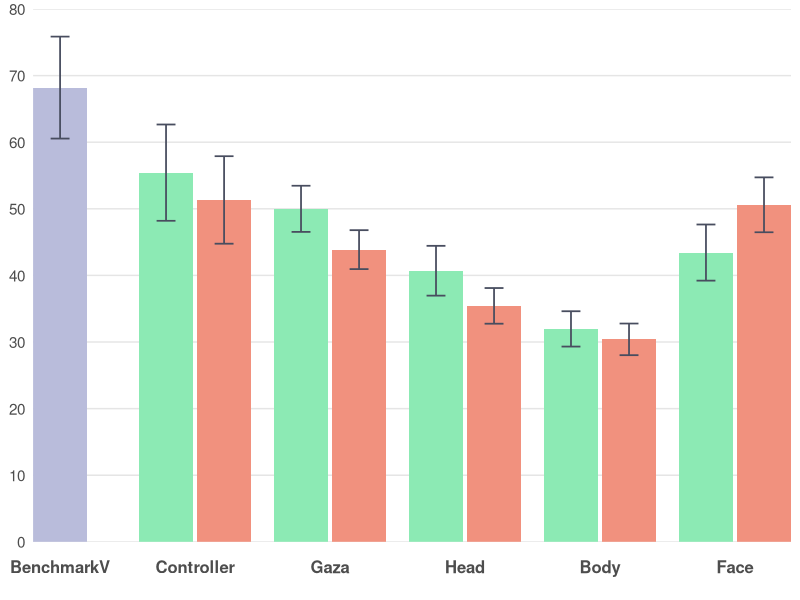
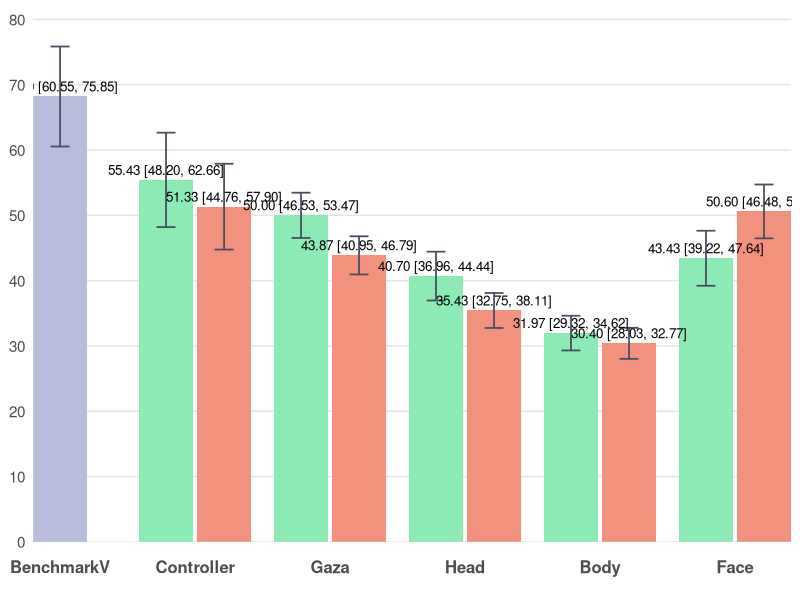

Generate these figures, in order, with R:
# ================= Packages =================
if (!require(ggplot2)) install.packages("ggplot2")
library(ggplot2)

# ================= Data =================
bench_mean <- 68.20; bench_sd <- 20.50

dat <- data.frame(
  Category = c("BenchmarkV",
               "Controller","Controller",
               "Gaza","Gaza",
               "Head","Head",
               "Body","Body",
               "Face","Face"),
  slot     = c("C",
               "L","R",
               "L","R",
               "L","R",
               "L","R",
               "L","R"),
  series   = c("BenchmarkV",
               "Easy","Hard",
               "Easy","Hard",
               "Easy","Hard",
               "Easy","Hard",
               "Easy","Hard"),
  mean     = c(bench_mean,
               55.43, 51.33,
               50.00, 43.87,
               40.70, 35.43,
               31.97, 30.40,
               43.43, 50.60),
  sd       = c(bench_sd,
               19.36, 17.59,
               9.28,  7.82,
               10.01, 7.17,
               7.11,  6.36,
               11.28, 11.04),
  stringsAsFactors = FALSE
)

# 固定横轴顺序
dat$Category <- factor(dat$Category,
  levels = c("BenchmarkV","Controller","Gaza","Head","Body","Face"))
dat$slot   <- factor(dat$slot, levels = c("L","C","R"))
dat$series <- factor(dat$series, levels = c("Easy","BenchmarkV","Hard"))

# ================= 手动定位（确保居中+相邻柱体有间距） =================
# 以每个类目的中心为整数(1,2,3,...)，在左右各偏移 delta；两柱宽度为 bar_w
group_w <- 0.8               # 每个类目总体占宽（<1 避免挤到相邻类目）
bar_w   <- group_w / 2       # 0.4  柱体宽度保持不变
delta   <- group_w / 4       # 0.2  基础偏移
gap     <- 0.03              # 相邻柱体间距（几个像素）

# 对于非BenchmarkV类别，L和R之间增加间距
offset_map <- c(L = -delta - gap/2, C = 0, R = +delta + gap/2)

x_base <- as.numeric(dat$Category)
dat$x  <- x_base + unname(offset_map[as.character(dat$slot)])

# ================= 配色方案 =================
col_easy  <- "#8CEAB4"      # Easy
col_hard  <- "#F1917E"      # Hard
col_bench <- "#B9BCDB"      # BenchmarkV

err_col   <- "#484D5F"

theme_base <- theme_minimal(base_size = 13) +
  theme(
    legend.position    = "none",
    panel.background   = element_rect(fill = "#FFFFFF", color = NA),  # 白底
    plot.background    = element_rect(fill = "#FFFFFF", color = NA),  # 白底
    panel.grid.major   = element_blank(),  # 去除所有网格线
    panel.grid.minor   = element_blank(),  # 去除所有网格线
    panel.grid.major.x = element_blank(),
    panel.grid.minor.x = element_blank(),
    panel.grid.major.y = element_blank(),
    panel.grid.minor.y = element_blank(),
    axis.ticks.x       = element_blank(),  # 去除x轴刻度线（底部灰色竖线）
    axis.ticks.y       = element_blank(),  # 去除y轴刻度线（左侧竖着的刻度线）
    axis.line.x        = element_blank(),  # 去除x轴线（底部灰色竖线）
    axis.line.y        = element_blank(),  # 去除y轴线（左侧竖线）
    axis.text.x        = element_text(size = 12, face = "bold", 
                                       margin = margin(t = 10, b = 10)),  # 底部文字距离坐标轴更远
    axis.text.y        = element_text(size = 11),
    axis.title         = element_blank()
  )

# y 轴：0-80 的坐标线
y_top    <- 80
y_breaks <- seq(0, 80, by = 10)

# x 轴：用数值坐标，刻度放在每个类目中心
x_breaks <- seq_along(levels(dat$Category))
x_labels <- levels(dat$Category)

# ================= 95% 置信区间计算 =================
n <- 30  # 样本量
df <- n - 1  # 自由度 = 29
t_critical <- qt(0.975, df)  # t分布临界值（95% CI，双尾）
# 计算95% CI的误差范围
dat$ci_margin <- t_critical * (dat$sd / sqrt(n))

# ================= 图1：不带标注 =================
p1 <- ggplot(dat, aes(x = x, y = mean, fill = series)) +
  # 手动添加 0-80 的水平坐标线
  geom_hline(yintercept = y_breaks, color = "#E5E5E5", linewidth = 0.5) +
  geom_col(width = bar_w, position = "identity", colour = NA) +
  geom_errorbar(aes(ymin = mean - ci_margin, ymax = mean + ci_margin),
                width = bar_w * 0.35, color = err_col, linewidth = 0.6,
                position = "identity") +
  scale_fill_manual(values = c(Easy = col_easy, BenchmarkV = col_bench, Hard = col_hard)) +
  scale_y_continuous(breaks = y_breaks, minor_breaks = NULL) +
  scale_x_continuous(breaks = x_breaks, labels = x_labels, expand = c(0, 0)) +
  coord_cartesian(ylim = c(0, y_top), expand = 0) +
  theme_base

# ================= 图2：带"均值 (95% CI)"标注 =================
lab_df <- transform(dat, label = sprintf("%.2f [%.2f, %.2f]", mean, 
                                          mean - ci_margin, mean + ci_margin))

p2 <- ggplot(dat, aes(x = x, y = mean, fill = series)) +
  # 手动添加 0-80 的水平坐标线
  geom_hline(yintercept = y_breaks, color = "#E5E5E5", linewidth = 0.5) +
  geom_col(width = bar_w, position = "identity", colour = NA) +
  geom_errorbar(aes(ymin = mean - ci_margin, ymax = mean + ci_margin),
                width = bar_w * 0.35, color = err_col, linewidth = 0.6,
                position = "identity") +
  geom_text(data = lab_df, aes(label = label),
            vjust = -0.5, size = 3.4, position = "identity") +
  scale_fill_manual(values = c(Easy = col_easy, BenchmarkV = col_bench, Hard = col_hard)) +
  scale_y_continuous(breaks = y_breaks, minor_breaks = NULL) +
  scale_x_continuous(breaks = x_breaks, labels = x_labels, expand = c(0, 0)) +
  coord_cartesian(ylim = c(0, y_top * 1.02), expand = 0) +
  theme_base

# 保存文件
ggsave("no_labels/NoA_no_labels.png", p1, width = 8, height = 4.2, dpi = 300, bg = "white")
ggsave("with_labels/NoA_with_labels.png", p2, width = 8, height = 4.6, dpi = 300, bg = "white")
